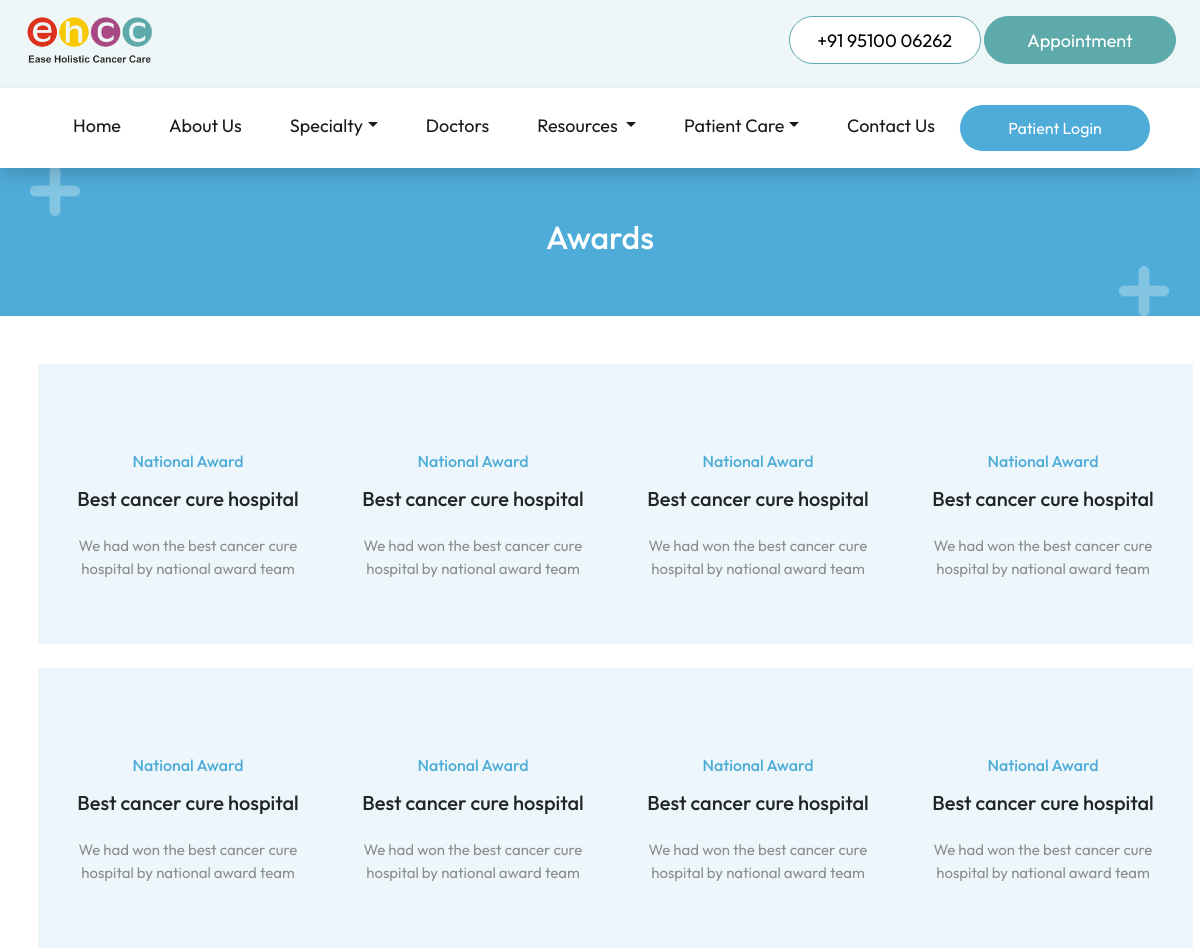
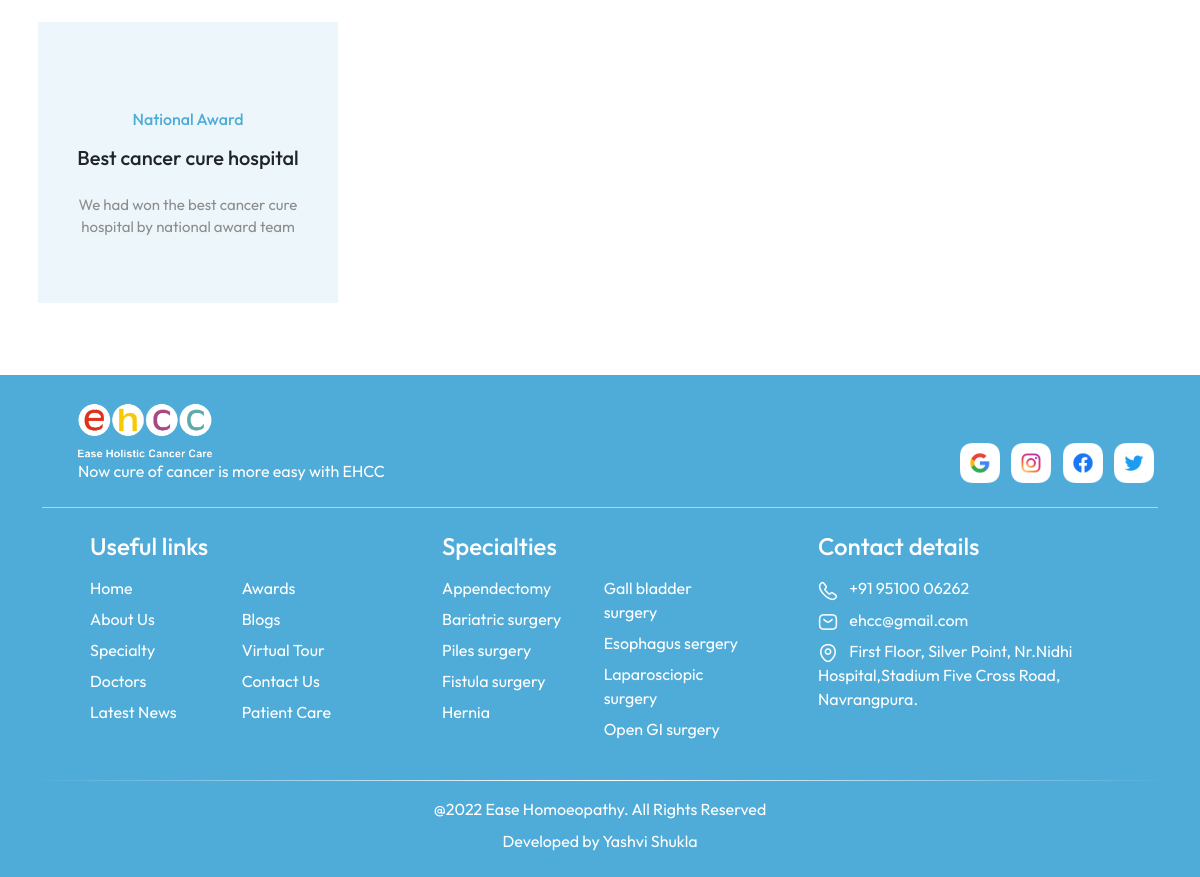
Page /awards/ on the earlier database version (2 pictures, top to bottom).
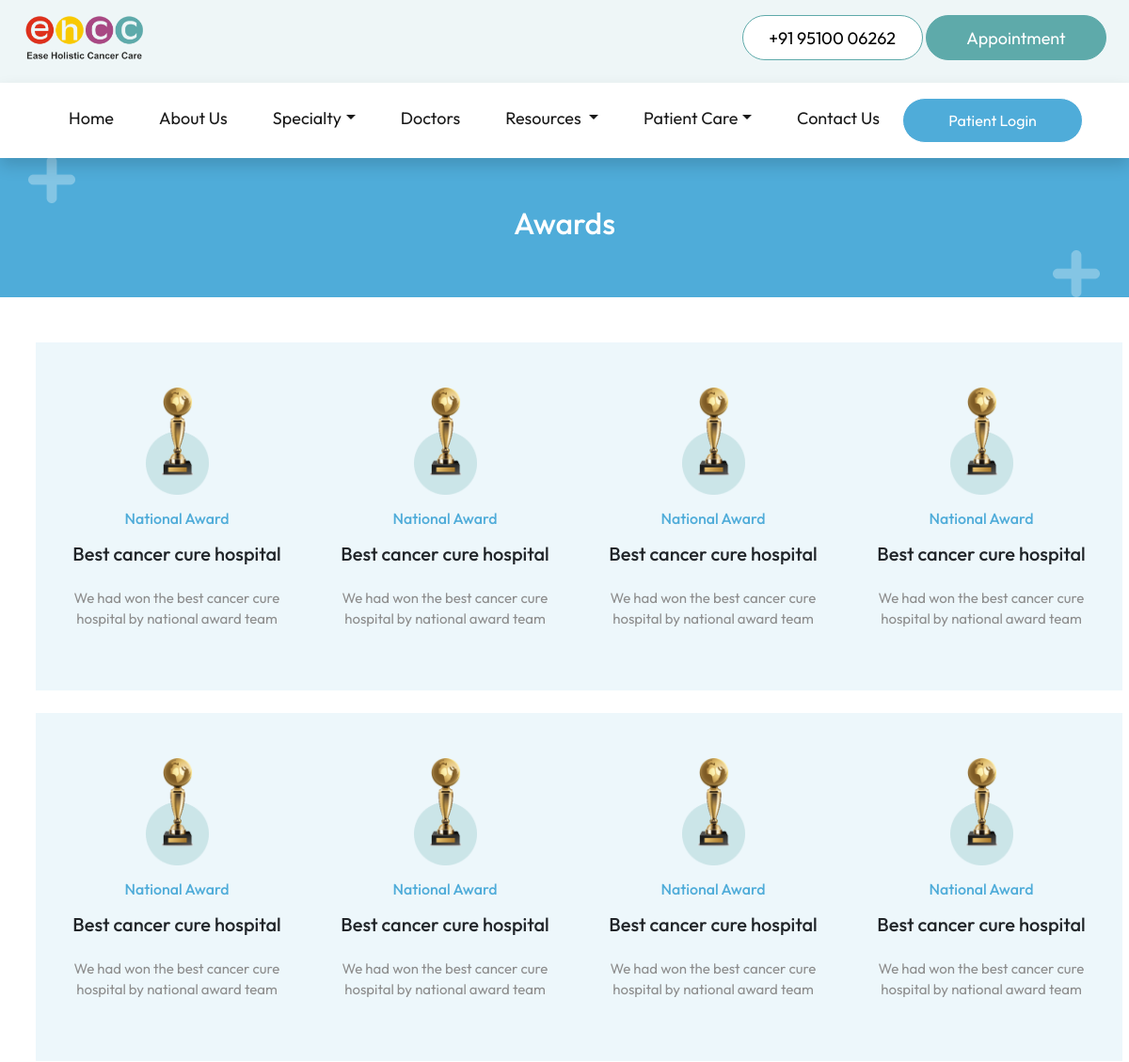
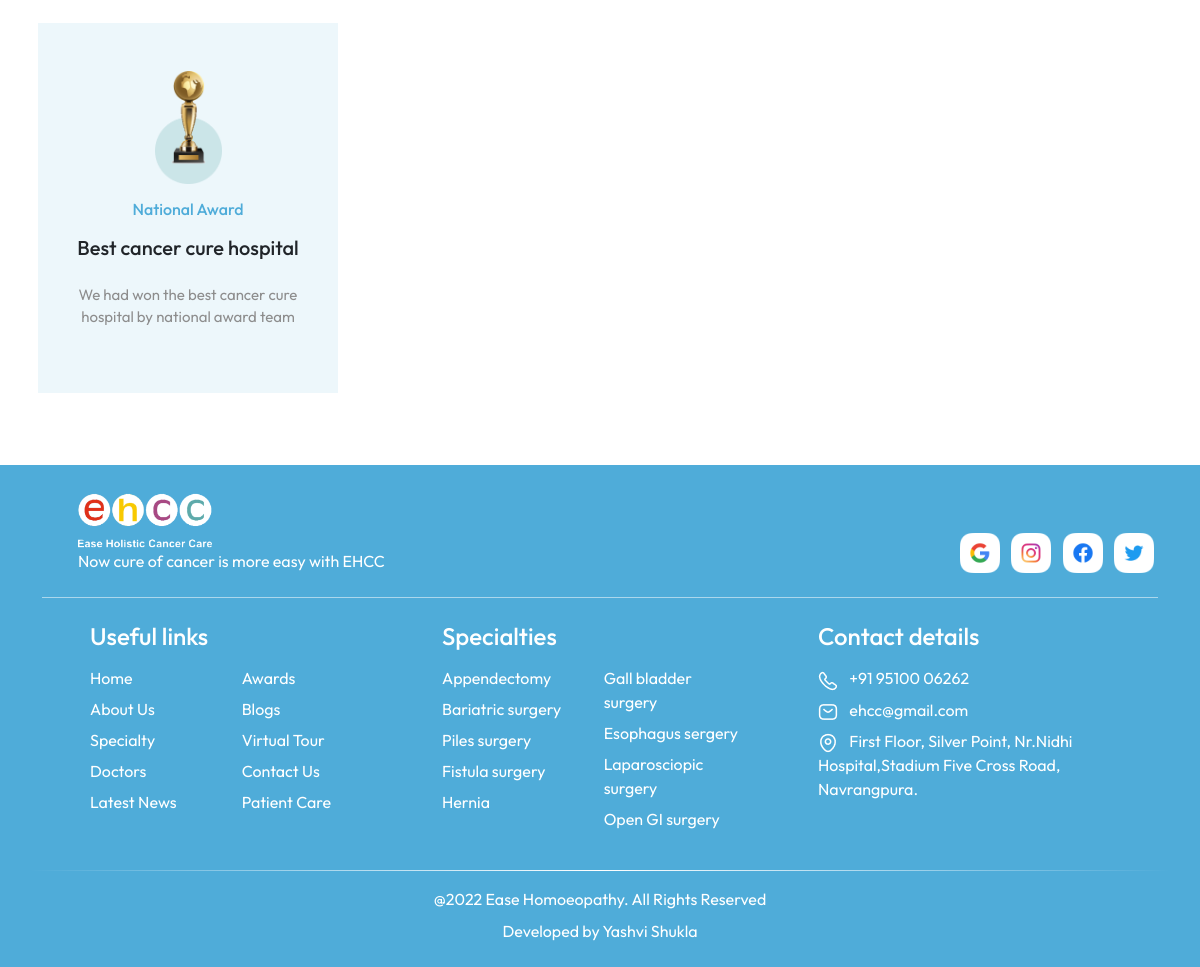
Same page on the later database version (2 pictures, top to bottom).
### tables this page shows
CREATE TABLE "awards" (
	"type"	TEXT,
	"title"	TEXT,
	"description"	TEXT,
	"image"	TEXT
, "id"	INTEGER);

CREATE TABLE "social_links" (
	"social_name"	TEXT,
	"social_link"	TEXT
);

CREATE TABLE "specialty" (
	"id"	INTEGER,
	"name"	TEXT,
	"description"	TEXT
, "illustration"	TEXT);

### flask_app.py (the view)
@app.route('/awards/')
def awards():
    database_connection = sqlite3.connect(database_location)
    database_cursor = database_connection.cursor()
    data = database_cursor.execute("SELECT * FROM awards")
    data = data.fetchall()
    return render_template('awards.html', data=data,social_links=social_links, navbar_specialties=navbar_specialties, navbar_diseases=navbar_diseases)

### templates/awards.html (shortened to what this page needs)
<!DOCTYPE html>
<html lang="en">
<head>
  <link href="https://cdn.jsdelivr.net/npm/bootstrap@5.2.0/dist/css/bootstrap.min.css" rel="stylesheet"
>
  <link rel="stylesheet" href="../static/stylesheets/common.css">
  <link rel="stylesheet" href="../static/stylesheets/awards.css">
</head>
<body>
  {% include 'navbar.html' %}
  <header>
    <div class="container h-100 mt-3">
      <div class="row h-100 align-items-center">
        <h2 class="text-center text-white">
          Awards
        </h2>
      </div>
    </div>
  </header>
  <section>
    <div class="container my-5">
      <div class="row">
        {% for award in data %}
        <div class="col-xl-3 col-lg-3 col-md-6 px-2 mb-4 text-center">
          <div class="award_container py-5 px-3">
            <img src="{{award[3]}}" class="w-25" alt="">
            <h6 class="mt-3">
              {{award[0]}}
            </h6>
            <h5 class="mt-3">
              {{award[1]}}
            </h5>
            <p class="mt-4">
              {{award[2]}}
            </p>
          </div>
        </div>
        {% endfor %}
      </div>
    </div>
  </section>
  {% include 'footer.html' %}
</body>
</html>

### templates/navbar.html (shortened to what this page needs)
<div class="fixed-top">
    <div id="top_navbar" class="py-2">
        <div class="container-fluid px-4">
            <div class="row align-items-center">
                <div class="col-lg-6 text-lg-start text-center mb-2">
                    <a href="/" class="top_navbar_logo">
                        <img src="../../static/images/logo/navbar_logo.png" alt="Hospital logo" height="60"
                            id="navbar_logo_top" />
                    </a>
                </div>
                <div class="col-lg-6 text-lg-end text-center mb-3">
                    <button class="button_cta_appointment mt-2" style="background-color: white; color: black;"
                        onclick="window.location.href='tel:919510006262'">+91 95100 06262</button>
                    <button class="button_cta_appointment mt-2"
                        onclick="window.location.href='/appointment/'">Appointment</button>
                </div>
            </div>
        </div>
    </div>
    <nav class="navbar navbar-expand-lg bg-white shadow">
        <div class="container-fluid pt-2">
            <div class="collapse navbar-collapse" id="navbarNav">
                <ul class="navbar-nav m-auto mb-2 mb-lg-md-0">
                    <li class="nav-item mx-3">
                        <a class="nav-link active" aria-current="page" href="/">Home</a>
                    </li>
                    <li class="nav-item mx-3">
                        <a class="nav-link active" aria-current="page" href="/about/">About Us</a>
                    </li>
                    <li class="nav-item mx-3 dropdown">
                        <a href="" class="nav-link dropdown-toggle active" data-bs-toggle="dropdown"
                            href="/specialty/">Specialty</a>
                    </li>
                    <li class="nav-item mx-3">
                        <a class="nav-link active" aria-current="page" href="/doctors">Doctors</a>
                    </li>
                    <li class="nav-item mx-3 dropdown">
                        <a class="nav-link dropdown-toggle active" href="#" role="button" data-bs-toggle="dropdown"
                            aria-expanded="false">
                            Resources
                        </a>
                    </li>
                    <li class="nav-item mx-3 dropdown">
                        <a class="nav-link active dropdown-toggle active" role="button" href="/patientCare"
                            data-bs-toggle="dropdown" aria-expanded="false">Patient Care</a>
                    </li>
                    <li class="nav-item mx-3">
                        <a class="nav-link active" aria-current="page" href="/contact/">Contact Us</a>
                    </li>
                    <li>
                        <button class="button_cta_white" onclick="window.location.href='/patient/'" id="patient_home"
                            style="visibility: hidden;">
                            Patient Login
                        </button>
                    </li>
                </ul>
            </div>
        </div>
    </nav>
</div>

### templates/footer.html (shortened to what this page needs)
<div class="footer">
    <div class="container">
        <div class="row align-items-end">
            <div class="col-md-8 px-md-5 mt-4 mb-3">
                <img src="../../static/images/logo/footer_logo.png" alt="Hospital logo" height="60" />
                <p class="text-white mb-0">
                    Now cure of cancer is more easy with EHCC
                </p>
            </div>
            <div class="col-md-4 pt-4 mb-3 text-md-end">
                {% for social in social_links %}
                <a href="{{social[1]}}">
                    <img src="../../static/images/logo/{{social[0]}}_icon.png" alt="{{social[0]}} logo"
                        class="img-fluid mx-1" style="height: 40px; width: auto;" />
                </a>
                {% endfor %}
            </div>
        </div>
        <div class="footer_line mt-2"></div>
        <div class="row text-white pt-4 ps-md-5 footer_links">
            <div class="col-md-4 col-sm-6 mb-4">
                <h4 class="mb-3">Useful links</h4>
                <div class="row">
                    <div class="col-lg-5 col-sm-12 col-6">
                        <a href="/">
                            <p>Home</p>
                        </a>
                        <a href="/about/">
                            <p>About Us</p>
                        </a>
                        <a href="/specialty/">
                            <p>Specialty</p>
                        </a>
                        <a href="/doctors/">
                            <p>Doctors</p>
                        </a>
                        <a href="/news/">
                            <p>Latest News</p>
                        </a>
                    </div>
                    <div class="col-lg-5 col-sm-12 col-6">
                        <a href="/awards/">
                            <p>Awards</p>
                        </a>
                        <a href="/blogs/">
                            <p>Blogs</p>
                        </a>
                        <a href="/virtualTour/">
                            <p>Virtual Tour</p>
                        </a>
                        <a href="/contact/">
                            <p>Contact Us</p>
                        </a>
                        <a href="#">
                            <p>Patient Care</p>
                        </a>
                    </div>
                </div>
            </div>
            <div class="col-md-4 col-sm-6 mb-4 g-md-0">
                <h4 class="mb-3">
                    <a href="/specialty/">
                        Specialties
                    </a>
                </h4>
                <div class="row">
                    <div class="col-lg-5 col-sm-12 col-6">
                        {% for i in range (0,((navbar_specialties|length/2)+0.5)|int) %}
                        <a href="/diseases/{{navbar_specialties[i][0]}}/">
                            <p>
                                {{ navbar_specialties[i][1] }}
                            </p>
                        </a>
                        {% endfor %}
                    </div>
                    <div class="col-lg-5 col-sm-12 col-6">
                        {% for i in range (((navbar_specialties|length/2)+0.5)|int,navbar_specialties|length) %}
                        <a href="/diseases/{{navbar_specialties[i][0]}}/">
                            <p>
                                {{ navbar_specialties[i][1] }}
                            </p>
                        </a>
                        {% endfor %}
                    </div>
                </div>
            </div>
            <div class="col-md-4 col-sm-12">
                <h4 class="mb-3">Contact details</h4>
                <p>
                    <a href="tel:919510006262">
                        <img src="../../static/images/logo/footercall_icon.png" alt="call logo" />
                        <span class="ps-2">+91 95100 06262</span>
                    </a>
                </p>
                <p>
                    <a href="mailto:ehcc@gmail.com">
                        <img src="../../static/images/logo/mail_icon.png" alt="mail icon" />
                        <span class="ps-2">ehcc@gmail.com</span>
                    </a>
                </p>
                <p>
                    <a href="https://goo.gl/maps/SUXSNEnxhgQroknp9" target="_blank">
                        <img src="../../static/images/logo/location_icon.png" alt="location icon" />
                        <span class="ps-2">
                            First Floor, Silver Point, Nr.Nidhi Hospital,Stadium Five Cross Road, Navrangpura.
                        </span>
                    </a>
                </p>
            </div>
        </div>
        <div class="row my-2">
            <div class="footer_line_2"></div>
        </div>
        <div class="row text-white">
            <div class="py-2 text-center">
                @2022 Ease Homoeopathy. All Rights Reserved
            </div>
            <div class="text-center">
                Developed by <a href="" class="footer_credit">Yashvi Shukla</a></br></br>
            </div>
        </div>
    </div>
</div>

### static/stylesheets/common.css (style rules this page uses)
html, body { overflow-x: hidden; }
body { margin-top: 150px; }
* { margin: 0; padding: 0; box-sizing: border-box; font-family: "Outfit", sans-serif; }
:root { --nav-color: #EEF6F7; --primary-color: #5eaaaa; --heading-color: #4facd9; --section-background-color: #cae6f4; --contact-background-color: #284f4f; }
a { color: unset; text-decoration: none; cursor: pointer; }
#top_navbar { background-color: var(--nav-color); }
#navbar_logo_top, #navbar_logo_bottom { transition: 0.4s; }
#top_navbar { transition: 0.4s; }
.nav-item a { text-decoration: none; color: #b0b0b0; font-size: large; }
.button_cta_white { width: 12rem; height: 3rem; border: 1px solid white; background-color: var(--heading-color); border-radius: 50px; color: white; }
.button_cta_appointment { width: 12rem; height: 3rem; border: 1px solid var(--primary-color) !important; background-color: var(--primary-color); border-radius: 50px; color: white; font-size: 18px; }
.footer { background-color: var(--heading-color); }
.footer_line { height: 1px; background-color: rgba(255, 255, 255, 0.521); }
.footer_line_2 { height: 1px; background: linear-gradient(to right, rgba(40, 79, 79, 0) 0%, white 50%, rgba(40, 79, 79, 0) 100%); }
.footer_credit { text-decoration: none; color: white; }
@media only screen and (max-width: 1200px) { .navbar { padding: 0.5rem 2rem; } }
.footer_links p { margin-bottom: 7px !important; cursor: pointer; }

### static/stylesheets/awards.css (style rules this page uses)
header { background: url(../images/elements/header_title.png) no-repeat; height: 150px; width: 100%; background-size: cover; background-position: center; }
.award_container { background-color: #edf7fb !important; width: 300px; margin: auto; }
h6 { color: #4facd9; }
.award_container p { font-size: 15px; color: #8d8d8d; }

Differences in the rows shown:
changed awards (number 1 of 9 on the later page): image: picture added
changed awards (number 2 of 9 on the later page): image: picture added
changed awards (number 3 of 9 on the later page): image: picture added
changed awards (number 4 of 9 on the later page): image: picture added
changed awards (number 5 of 9 on the later page): image: picture added
changed awards (number 6 of 9 on the later page): image: picture added
changed awards (number 7 of 9 on the later page): image: picture added
changed awards (number 8 of 9 on the later page): image: picture added
changed awards (number 9 of 9 on the later page): image: picture added
